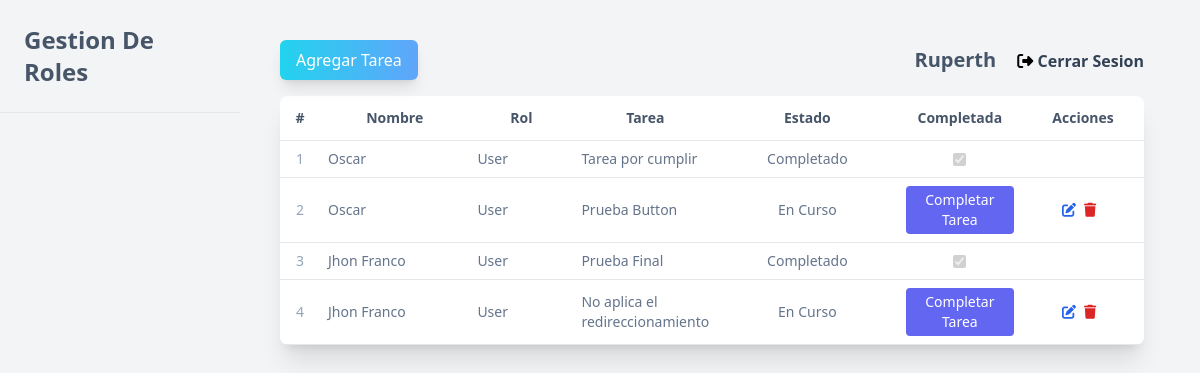
Page /admin/modules/tasks/views/tasks_admin.php (signed in) on the committed database.
### tables this page shows
CREATE TABLE `tasks` (
  `id` int(11) NOT NULL,
  `user_id` int(11) DEFAULT NULL,
  `description` text DEFAULT NULL,
  `completed` tinyint(1) DEFAULT 0
);

CREATE TABLE `users` (
  `id` int(11) NOT NULL,
  `name` varchar(25) NOT NULL,
  `role` varchar(10) NOT NULL,
  `email` varchar(50) NOT NULL,
  `password` varchar(255) NOT NULL
);

### ajax/get-tasks.php (called while the page is built, shortened)
<?php
include("../../../../database/conection.php");
$userRole = $_SESSION['user']['role'];
try {
    if ($userRole === 'Admin') {
        $queryTareas = "SELECT t.*, u.name AS nombre, u.role AS rol, r.name AS role
                        FROM tasks AS t
                        LEFT JOIN users AS u ON t.user_id = u.id
                        LEFT JOIN user_roles AS ur ON u.id = ur.user_id
                        LEFT JOIN roles AS r ON ur.role_id = r.id";
    }
    $stmtTareas = $pdo->prepare($queryTareas);
    $stmtTareas->execute();
    $tareas = array();
    while ($row = $stmtTareas->fetch(PDO::FETCH_ASSOC)) {
        $tareas[] = $row;
    }
} catch (PDOException $e) {
    echo json_encode(array('success' => false, 'error' => 'Error al obtener tareas: ' . $e->getMessage()));
} finally {
    $pdo = null;
}

### admin/modules/tasks/views/tasks_admin.php (the view, shortened to what this page needs)
<head>
</head>
<?php
include '../../../dashboard.php';
include '../../../../ajax/get-tasks.php';
?>
<main class="ml-56 pt-4 px-8">
  <section class="p-6 rounded-lg">
    <div class="flex justify-between items-center mb-4">
      <div>
        <button id="openModalAT" class="shadow-lg hover:shadow-xl bg-gradient-to-r from-cyan-400 to-blue-400 text-white px-4 py-2 rounded-md hover:from-cyan-500 hover:to-blue-500">Agregar Tarea</button>
      </div>
      <section>
        <span class="text-slate-600 text-xl font-semibold mr-4">
          <?php echo $_SESSION['user']['name'] ?>
        </span>
        <a href="../../../../ajax/auth/loginout.php"><i class="fa-solid fa-right-from-bracket"></i>
          <span class="text-slate-700 font-bold hover:text-orange-600">Cerrar Sesion</span>
        </a>
      </section>
    </div>
    <table class="w-full text-sm border-gray-400 bg-white shadow-xl rounded-lg mb-4">
      <thead>
        <tr class="rounded-lg border-b light:border-white/40 text-slate-600">
          <th class="py-3 px-2">#</th>
          <th class="py-3 px-2">Nombre</th>
          <th class="py-3 px-2">Rol</th>
          <th class="py-3 px-2">Tarea</th>
          <th class="py-3 px-2">Estado</th>
          <th class="py-3 px-2">Completada</th>
          <th class="py-3 px-2">Acciones</th>
        </tr>
      </thead>
      <tbody>
        <?php
        $contadorFilas = 1;
        foreach ($tareas as $tarea) { ?>
          <tr class="border-b light:border-white/40 text-slate-500">
            <td class="px-4 py-2 w-5 text-slate-400"><?= $contadorFilas ?></td>
            <?php
            $contadorFilas++;
            ?>
            <td class="px-2 py-2 w-40"><?= $tarea['nombre'] ?></td>
            <td class="px-2 py-2 w-28"><?= $tarea['rol'] ?></td>
            <td class="px-2 py-2 " data-column="description"><?= $tarea['description'] ?></td>
            <td class="px-2 py-2 w-48 text-center">
              <span data-task-id="<?= $tarea['id'] ?>">
                <?php
                if ($tarea['completed'] == 1) {
                  echo "Completado";
                } else if ($tarea['completed'] == 0) {
                  echo "En Curso";
                };
                ?>
              </span>
            </td>
            <td class="px-2 py-2 w-32 text-center">
              <?php
              if ($tarea['completed'] == 1) {
                echo '<input type="checkbox" class="completed-checkbox" checked="checked" disabled="disabled">';
              } else if ($tarea['completed'] == 0) {
                echo '<button class="complete-task rounded bg-indigo-500 text-white p-1" data-task-id="' . $tarea['id'] . '">
                  Completar Tarea
                </button>';
              }
              ?>
            </td>
            <td class="px-2 py-2 w-32 text-center">
              <?php
              if ($tarea['completed'] == 1) {
              } else if ($tarea['completed'] == 0) {
                echo '<button class="text-blue-600 hover:text-blue-800 edit-task" data-task-id="' . $tarea['id'] . '">
                  <i class="fa-solid fa-pen-to-square"></i>
                </button>';
                echo '<button class="text-red-600 hover:text-red-800 delete-task px-2" data-task-id="' . $tarea['id'] . '">
                  <i class="fa-solid fa-trash"></i>
                </button>';
              }
              ?>
            </td>
          </tr>
        <?php } ?>
      </tbody>
    </table>
  </section>
</main>

### admin/dashboard.php (shortened to what this page needs)
<!DOCTYPE html>
<html lang="es">
<head>
    <script src="https://cdn.tailwindcss.com"></script>
    <link rel="stylesheet" href="https://cdnjs.cloudflare.com/ajax/libs/font-awesome/6.4.2/css/all.min.css"  />
</head>
<body class="bg-gray-100 font-sans">
    <nav class="text-slate-600 w-60 h-screen fixed flex flex-col">
        <div class="border-b p-6">
            <h1 class="text-2xl font-semibold flex justify-between">
                Gestion De Roles
            </h1>
        </div>
    </nav>

### rows in the picture
tasks: user.name "Oscar", user.role "User", description "Tarea por cumplir", completed "Completado"
tasks: user.name "Oscar", user.role "User", description "Prueba Button", completed "En Curso"
tasks: user.name "Jhon Franco", user.role "User", description "Prueba Final", completed "Completado"
tasks: user.name "Jhon Franco", user.role "User", description "No aplica el redireccionamiento", completed "En Curso"

### other values in the picture
$_SESSION['user']['name'] "Ruperth"
